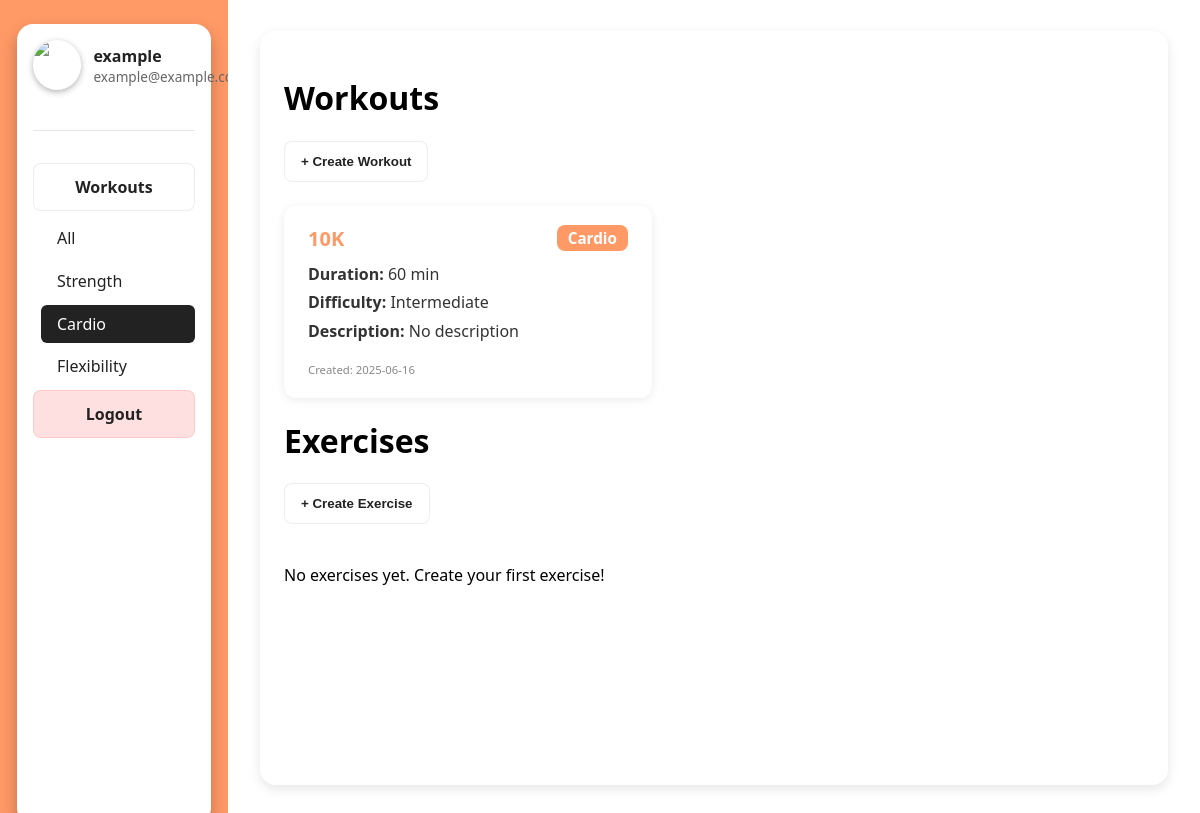
Page /dashboard/workouts?type=cardio (signed in) on the earlier database version.
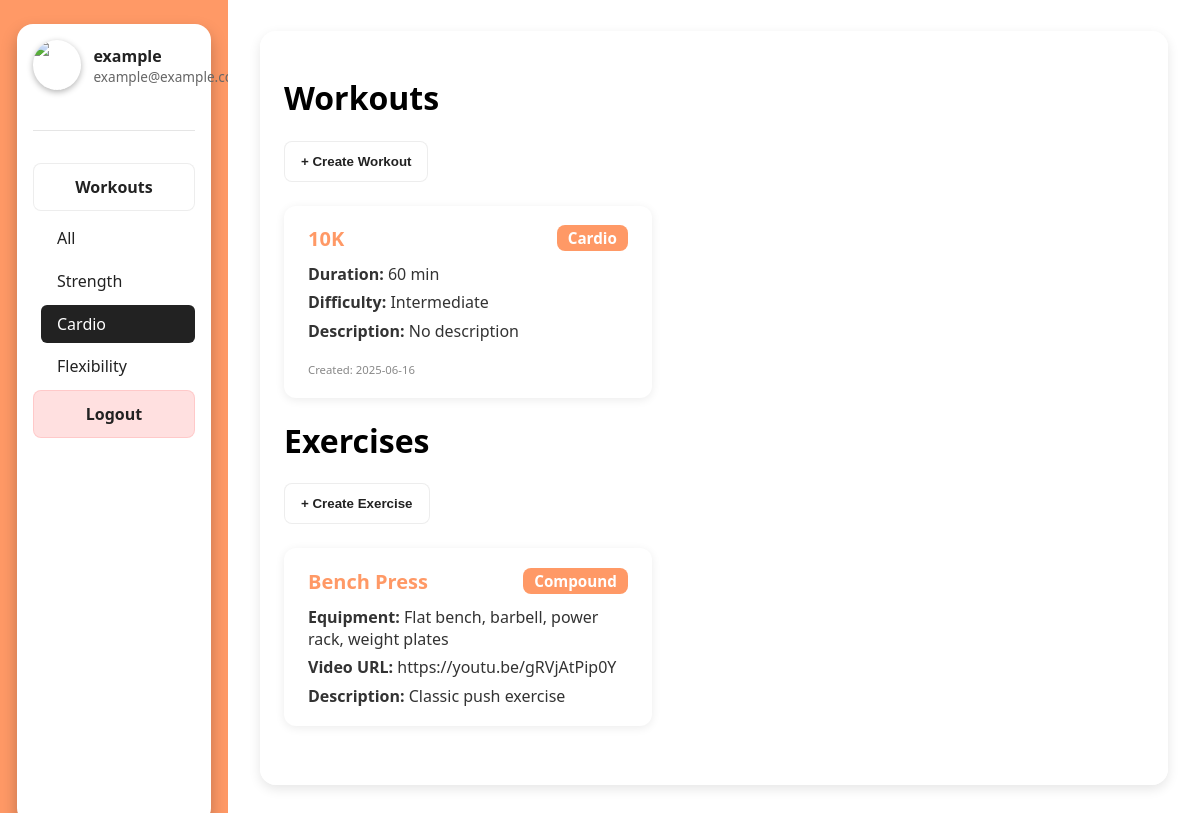
Same page on the later database version.
### models.py (models this page shows, shortened)
class User(db.Model, UserMixin):
    __tablename__ = 'users'
    id = db.Column(db.Integer, primary_key=True)
    username = db.Column(db.String(32), unique=True, nullable=False)
    email = db.Column(db.String(128), unique=True, nullable=False)
    password = db.Column(db.String(128), nullable=False)
    role = db.Column(db.String(8), default='user', nullable=False)
    profile_picture = db.Column(db.String(256), nullable=True, default='default.jpg')

class Workout(db.Model):
    __tablename__ = 'workouts'
    id = db.Column(db.Integer, primary_key=True)
    name = db.Column(db.String(32), nullable=False)
    type = db.Column(db.String(16), nullable=False)
    duration = db.Column(db.Integer, nullable=False)
    description = db.Column(db.String(256), nullable=True)
    difficulty = db.Column(db.String(16), nullable=True)
    user_id = db.Column(db.Integer, db.ForeignKey('users.id'), nullable=False)
    user = db.relationship('User', backref=db.backref('workouts', lazy=True))
    created_at = db.Column(db.DateTime, server_default=db.func.now(), nullable=False)
    updated_at = db.Column(db.DateTime, server_default=db.func.now(), onupdate=db.func.now(), nullable=False)

class Exercise(db.Model):
    __tablename__ = 'exercises'
    id = db.Column(db.Integer, primary_key=True)
    name = db.Column(db.String(32), nullable=False)
    description = db.Column(db.String(256), nullable=True)
    video_url = db.Column(db.String(256), nullable=True)
    category = db.Column(db.String(32), nullable=True)
    equipment = db.Column(db.String(64), nullable=True)
    user_id = db.Column(db.Integer, db.ForeignKey('users.id'), nullable=False)
    user = db.relationship('User', backref=db.backref('exercises', lazy=True))

### app.py (the view)
@app.route('/dashboard/workouts')
@login_required
def workouts():
    form = WorkoutForm()
    exercise_form = ExerciseForm()
    workout_type = request.args.get('type')
    query = Workout.query.filter_by(user_id=current_user.id)
    if workout_type:
        query = query.filter_by(type=workout_type)
    user_workouts = query.order_by(Workout.created_at.desc()).all()
    user_exercises = Exercise.query.filter_by(user_id=current_user.id).order_by(Exercise.id.desc()).all()
    return render_template(
        'dashboard.html',
        username=current_user.username,
        email=current_user.email,
        active_section='workouts',
        workout_form=form,
        exercise_form=exercise_form,
        workouts=user_workouts,
        exercises=user_exercises,
        selected_type=workout_type
    )

### app.py (called while the page is built)
@login_manager.user_loader
def load_user(user_id):
    return User.query.get(int(user_id))

### templates/dashboard.html (shortened to what this page needs)
{% extends "base.html" %}
{% block stylesheet %}<link rel="stylesheet" href="/static/css/dash.css">{% endblock %}
{% block content %}
<div class="dashboard">
    <div class="sidebar">
        <div class="sidebar-island">
            <div class="profile-section">
                <img src="{{ profile_image_url }}" alt="Profile Photo" class="profile-photo">
                <div class="profile-info">
                    <div class="profile-name">{{ username }}</div>
                    <div class="profile-email">{{ email }}</div>
                </div>
            </div>
            <div class="sidebar-divider"></div>
            <div class="sidebar-buttons">
                <div class="sidebar-dropdown">
                    {% if active_section == 'workouts' %}
                        <div class="sidebar-button dropdown-toggle active" onclick="toggleDropdown()" id="workoutsSidebarBtn">
                            Workouts
                        </div>
                        <div class="dropdown-menu open" id="workoutDropdown">
                            <a href="{{ url_for('workouts') }}"
                               class="dropdown-item{% if not selected_type %} selected{% endif %}"
                               onclick="selectDropdown(event, this)">All</a>
                            <a href="{{ url_for('workouts', type='strength') }}"
                               class="dropdown-item{% if selected_type == 'strength' %} selected{% endif %}"
                               onclick="selectDropdown(event, this)">Strength</a>
                            <a href="{{ url_for('workouts', type='cardio') }}"
                               class="dropdown-item{% if selected_type == 'cardio' %} selected{% endif %}"
                               onclick="selectDropdown(event, this)">Cardio</a>
                            <a href="{{ url_for('workouts', type='flexibility') }}"
                               class="dropdown-item{% if selected_type == 'flexibility' %} selected{% endif %}"
                               onclick="selectDropdown(event, this)">Flexibility</a>
                        </div>
                    {% else %}
                        <a href="{{ url_for('workouts') }}" class="sidebar-button" id="workoutsSidebarBtn">Workouts</a>
                    {% endif %}
                </div>
                <a href="{{ url_for('logout') }}" class="sidebar-button logout-button">Logout</a>
            </div>
        </div>
    </div>
    <div class="main">
        {% if active_section == 'home' %}
            <h1>Hello {{ username }}!</h1>
            <div class="main-sections">
                <div class="main-card">
                    <h2>Workouts</h2>
                    <p>Here you can track your recent workouts and start new ones.</p>
                </div>
                <div class="main-card">
                    <h2>Stats</h2>
                    <p>Your progress and stats will appear here.</p>
                </div>
            </div>
        {% elif active_section == 'workouts' %}
            <div class="main-sections center-content">
                <div class="workout-section">
                    <h1>Workouts</h1>
                    <button class="sidebar-button open-modal-btn" data-modal="workoutModal">+ Create Workout</button>
                    <div class="workouts-list">
                        {% if workouts %}
                            {% for workout in workouts %}
                                <div class="workout-card">
                                    <div class="workout-card-header">
                                        <h3>{{ workout.name }}</h3>
                                        <span class="workout-type">{{ workout.type|capitalize }}</span>
                                    </div>
                                    <div class="workout-card-body">
                                        <div><strong>Duration:</strong> {{ workout.duration }} min</div>
                                        <div><strong>Difficulty:</strong> {{ workout.difficulty|capitalize or "N/A" }}</div>
                                        <div><strong>Description:</strong> {{ workout.description or "No description" }}</div>
                                        <div class="workout-date"><small>Created: {{ workout.created_at.strftime('%Y-%m-%d') }}</small></div>
                                    </div>
                                </div>
                            {% endfor %}
                        {% else %}
                            <p>No workouts yet. Create your first workout!</p>
                        {% endif %}
                    </div>
                    <div class="exercise-section">
                        <h1>Exercises</h1>
                        <button class="sidebar-button open-modal-btn" data-modal="exerciseModal">+ Create Exercise</button>
                        <div class="exercises-list">
                            {% if exercises %}
                                {% for exercise in exercises %}
                                    <div class="exercise-card">
                                        <div class="exercise-card-header">
                                            <h3>{{ exercise.name }}</h3>
                                            <span class="exercise-category">{{ exercise.category|capitalize }}</span>
                                        </div>
                                        <div class="exercise-card-body">
                                            <div><strong>Equipment:</strong> {{ exercise.equipment|capitalize or "N/A" }}</div>
                                            <div><strong>Video URL:</strong> {{ exercise.video_url or "No URL" }}</div>
                                            <div><strong>Description:</strong> {{ exercise.description or "No description" }}</div>
                                        </div>
                                    </div>
                                {% endfor %}
                            {% else %}
                                <p>No exercises yet. Create your first exercise!</p>
                            {% endif %}
                        </div>
                    </div>
                </div>
            </div>
        {% endif %}
    </div>
</div>
{% endblock %}

### templates/base.html (shortened to what this page needs)
<!DOCTYPE html>
<html lang="en">
<head>
    {% block stylesheet %}{% endblock %}
</head>
<body>
    {% block content %}
    {% endblock %}
</body>
</html>

### static/css/dash.css (style rules this page uses)
body, html { margin: 0; padding: 0; font-family: 'Segoe UI', Tahoma, Geneva, Verdana, sans-serif; }
.dashboard { display: flex; height: 100vh; }
.sidebar { width: 15%; height: 100%; background: #ff9966; color: white; padding: 1.5rem; display: flex; flex-direction: column; align-items: center; justify-content: center; }
.sidebar-island { width: 90%; height: 100%; background: rgba(255, 255, 255, 1); border-radius: 16px; box-shadow: 0 8px 16px rgba(0, 0, 0, 0.25); padding: 1rem; display: flex; flex-direction: column; align-items: center; }
.profile-section { display: flex; align-items: center; width: 100%; margin-bottom: 1.5rem; }
.profile-photo { width: 50px; height: 50px; border-radius: 50%; object-fit: cover; margin-right: 0.75rem; box-shadow: 0 2px 6px rgba(0, 0, 0, 0.3); }
.profile-info { display: flex; flex-direction: column; justify-content: center; }
.profile-name { font-weight: 700; color: #222; }
.profile-email { font-size: 0.85rem; color: #666; }
.sidebar-divider { width: 100%; height: 1px; background-color: rgba(0, 0, 0, 0.1); margin: 1rem 0; }
.sidebar-buttons { display: flex; flex-direction: column; width: 100%; margin-top: 1rem; }
.sidebar-button { display: block; padding: 0.75rem 1rem; margin-bottom: 0.5rem; background: rgba(255, 255, 255, 0.2); color: #222; text-decoration: none; font-weight: 600; border-radius: 8px; text-align: center; transition: background 0.3s ease, color 0.3s ease, transform 0.2s ease; border: 1px solid rgba(0,0,0,0.07); }
.sidebar-dropdown { width: 100%; }
.dropdown-toggle { cursor: pointer; }
.dropdown-menu { max-height: 0; opacity: 0; overflow: hidden; display: flex; flex-direction: column; margin-top: 0.5rem; margin-left: 0.5rem; transition: max-height 0.3s ease, opacity 0.3s ease; }
.dropdown-menu.open { max-height: 500px; opacity: 1; }
.dropdown-item { padding: 0.5rem 1rem; background: rgba(255, 255, 255, 0.1); color: #222; text-decoration: none; font-weight: 500; border-radius: 6px; margin-bottom: 0.3rem; transition: background 0.3s, color 0.3s; }
.dropdown-item.selected { background: #222; color: #fff; }
.logout-button { background: rgba(255, 100, 100, 0.2); border: 1px solid rgba(255, 100, 100, 0.18); }
.main { flex: 1; background: white; padding: 2rem; overflow: hidden; }
.main-sections { display: flex; gap: 2rem; margin-top: 1.5rem; flex-wrap: wrap; }
.center-content { display: flex; justify-content: center; align-items: center; height: 100%; }
.workout-section { width: 96%; height: 96%; margin-top: -2rem; background: rgba(255, 255, 255, 0.9); border-radius: 16px; box-shadow: 0 4px 12px rgba(0, 0, 0, 0.1); padding: 1.5rem; transition: transform 0.3s ease, box-shadow 0.3s ease; }
.workouts-list { margin-top: 1.5rem; display: flex; flex-wrap: wrap; gap: 1.5rem; justify-content: flex-start; }
.workout-card { background: #fff; border-radius: 12px; box-shadow: 0 2px 10px rgba(0,0,0,0.08); padding: 1.2rem 1.5rem; min-width: 260px; max-width: 320px; flex: 1 1 260px; display: flex; flex-direction: column; transition: box-shadow 0.2s; }
.workout-card-header { display: flex; justify-content: space-between; align-items: center; margin-bottom: 0.7rem; }
.workout-card-header h3 { margin: 0; font-size: 1.25rem; color: #ff9966; }
.workout-type { background: #ff9966; color: #fff; border-radius: 8px; padding: 0.2rem 0.7rem; font-size: 0.95rem; font-weight: 600; }
.workout-card-body { font-size: 1rem; color: #333; display: flex; flex-direction: column; gap: 0.4rem; }
.workout-date { margin-top: 0.7rem; color: #888; font-size: 0.85rem; }
.exercises-list { margin-top: 1.5rem; display: flex; flex-wrap: wrap; gap: 1.5rem; justify-content: flex-start; }
.exercise-card { background: #fff; border-radius: 12px; box-shadow: 0 2px 10px rgba(0,0,0,0.08); padding: 1.2rem 1.5rem; min-width: 260px; max-width: 320px; flex: 1 1 260px; display: flex; flex-direction: column; transition: box-shadow 0.2s; }
.exercise-card-header { display: flex; justify-content: space-between; align-items: center; margin-bottom: 0.7rem; }
.exercise-card-header h3 { margin: 0; font-size: 1.25rem; color: #ff9966; }
.exercise-category { background: #ff9966; color: #fff; border-radius: 8px; padding: 0.2rem 0.7rem; font-size: 0.95rem; font-weight: 600; }
.exercise-card-body { font-size: 1rem; color: #333; display: flex; flex-direction: column; gap: 0.4rem; }

Differences in the rows shown:
added Exercise: name "Bench Press", category "Compound", equipment "Flat bench, barbell, power rack, weight plates", video_url "https://youtu.be/gRVjAtPip0Y", description "Classic push exercise"
Other differences:
text no longer shown: "No exercises yet. Create your first exercise!"
